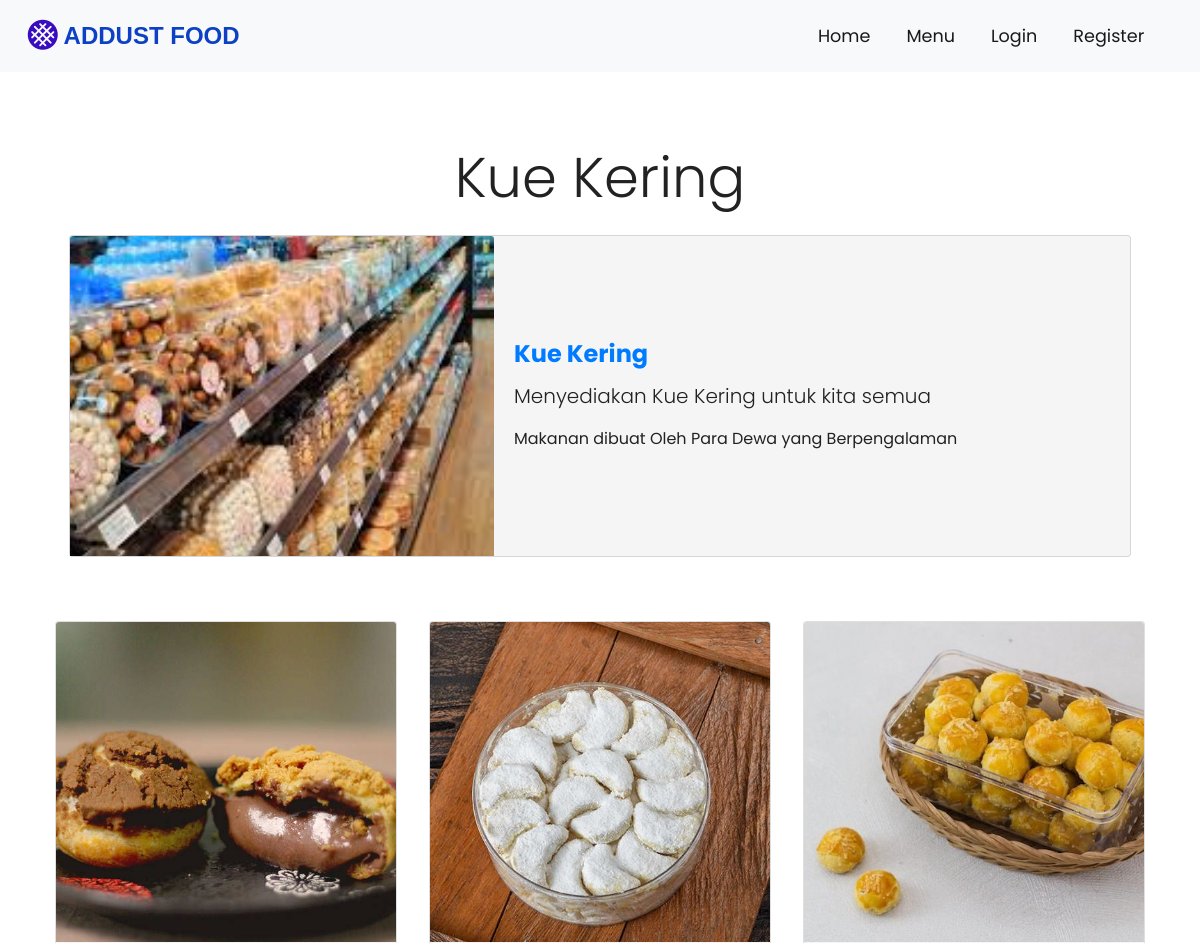
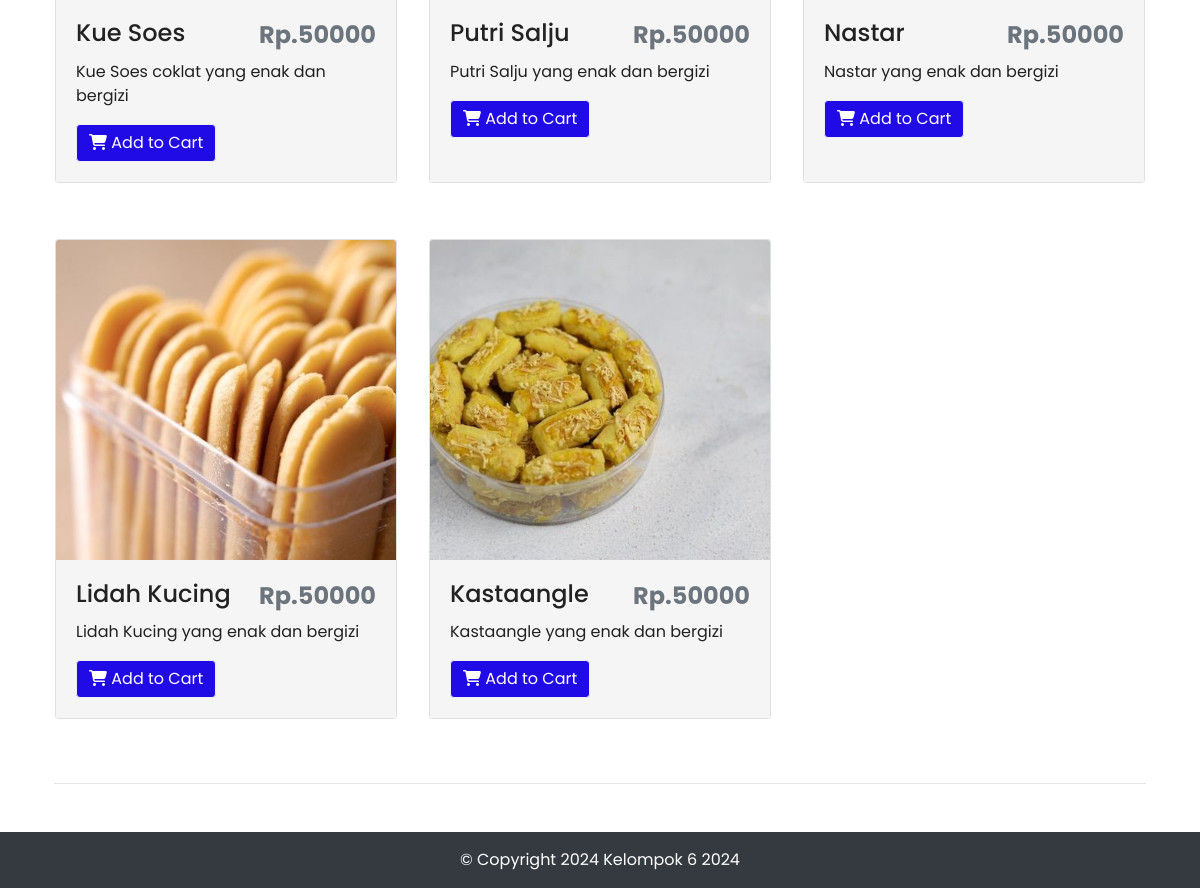
Screenshot of /dish/list/1 with the database file from the repository (2 pictures, top to bottom).
### tables this page shows
CREATE TABLE `restaurants` (
  `r_id` int(11) NOT NULL,
  `c_id` int(11) NOT NULL,
  `name` varchar(255) NOT NULL,
  `email` varchar(255) NOT NULL,
  `phone` varchar(255) NOT NULL,
  `url` varchar(255) NOT NULL,
  `o_hr` varchar(255) NOT NULL,
  `c_hr` varchar(255) NOT NULL,
  `o_days` varchar(255) NOT NULL,
  `address` text NOT NULL,
  `img` text NOT NULL
);

CREATE TABLE `dishesh` (
  `d_id` int(11) NOT NULL,
  `r_id` int(11) NOT NULL,
  `name` varchar(255) NOT NULL,
  `about` varchar(255) NOT NULL,
  `price` float NOT NULL,
  `img` text NOT NULL
);

### application/controllers/Dish.php (called while the page is built, shortened)
<?php
class Dish extends CI_Controller {
    function __construct(){
        $this->load->library('cart');
    }
    public function list($id) {
        $this->load->model('Menu_model');
        $dishesh = $this->Menu_model->getDishesh($id);
        $this->load->model('Store_model');
        $res = $this->Store_model->getStore($id);
        $data['dishesh'] = $dishesh;
        $data['res'] = $res;
        $this->load->view('front/partials/header');
        $this->load->view('front/dish', $data);
        $this->load->view('front/partials/footer');
    }
}

### index.php (called while the page is built, shortened)
<?php
require_once BASEPATH.'core/CodeIgniter.php';

### application/models/Store_model.php (called while the page is built, shortened)
<?php
class Store_model extends CI_Model {
    public function getStore($id) {
        $this->db->where('r_id', $id);
        $store = $this->db->get('restaurants')->row_array();
        return $store;
    }
}

### application/models/Menu_model.php (called while the page is built, shortened)
<?php
class Menu_model extends CI_Model {
    public function getDishesh($id) {
        $this->db->where('r_id', $id);
        $dish = $this->db->get('dishesh')->result_array();
        return $dish;
    }
}

### application/views/front/dish.php (the view)
<div class="container p-4">
    <div class="row welcome text-center welcome">
        <div class="col-12">
            <h1 class="display-4"> <?php echo $res['name']; ?></h1>
        </div>
    </div>
    <div class="container res-card">
        <div class="card">
            <?php $img = $res['img'];?>
            <img src="<?php echo base_url().'public/uploads/restaurant/thumb/'.$img; ?>" class="card-img-top" />
            <div class="card-body">
                <h4 class="card-title font-weight-bold text-primary"><?php echo $res['name']; ?></h4>
                <p class="card-text lead"><?php echo $res['address']; ?></p>
                <p class="card-text">
                Makanan dibuat Oleh Para Dewa yang Berpengalaman
                </p>
            </div>
        </div>
    </div>
</div>
<div class="container p-4 dish-card">
    <div class="row">
        <?php if(!empty($dishesh)) { ?>
        <?php foreach($dishesh as $dish) { ?>
        <div class="col-md-6 col-lg-4 d-flex align-items-stretch">
            <div class="card mb-4 shadow-sm">
                <?php $image = $dish['img'];?>
                <img class="card-img-top" src="<?php echo base_url().'public/uploads/dishesh/thumb/'.$image; ?>">
                <div class="card-body">
                    <div class="d-flex justify-content-between align-items-center">
                        <h4 class="card-title"><?php echo $dish['name']; ?></h4>
                        <h4 class="text-muted"><b>Rp.<?php echo $dish['price']; ?></b></h4>
                    </div>
                    <p class="card-text"><?php echo $dish['about']; ?></p>
                    <a href="<?php echo base_url().'Dish/addToCart/'.$dish['d_id']; ?>" class="btn btn-primary"><i
                            class="fas fa-shopping-cart"></i> Add to
                        Cart</a>
                </div>
            </div>
        </div>
        <?php } ?>
        <?php } else { ?>
        <div class="jumbotron">
            <h1>No records found</h1>
        </div>
        <?php } ?>
    </div>
    <hr class="my-4">
</div>

### assets/css/style.css (style rules this page uses)
html, body { height: 100%; width: 100%; font-family: "Poppins", sans-serif; color: #222; }
.btn-primary { background-color: #200ae6; border: 1px solid #efefef; }
.welcome { width: 75%; margin: 0 auto; padding-top: 2rem; }
.dish-card .card-img-top { width: 100%; height: 40vh; object-fit: cover; }
.dish-card .card-body { background-color: #f5f5f5; }
.res-card .card { flex-direction: row; align-items: center; }
.res-card .card-title { font-weight: bold; }
.res-card .card img { width: 80%; height: 40vh; object-fit: cover; }
.res-card .card { background-color: #f5f5f5; }
@media only screen and (max-width: 1200px) { .res-card .card img { width: 40%; } }
[class*="col-"] { padding: 1rem; }

### rows the page displays
restaurants: name "Kue Kering", img (picture), address "Menyediakan Kue Kering untuk kita semua"
dishesh: img (picture), name "Kue Soes", price "50000", about "Kue Soes coklat yang enak dan bergizi"
dishesh: img (picture), name "Putri Salju", price "50000", about "Putri Salju yang enak dan bergizi"
dishesh: img (picture), name "Nastar", price "50000", about "Nastar yang enak dan bergizi"
dishesh: img (picture), name "Lidah Kucing", price "50000", about "Lidah Kucing yang enak dan bergizi"
dishesh: img (picture), name "Kastaangle", price "50000", about "Kastaangle yang enak dan bergizi"
